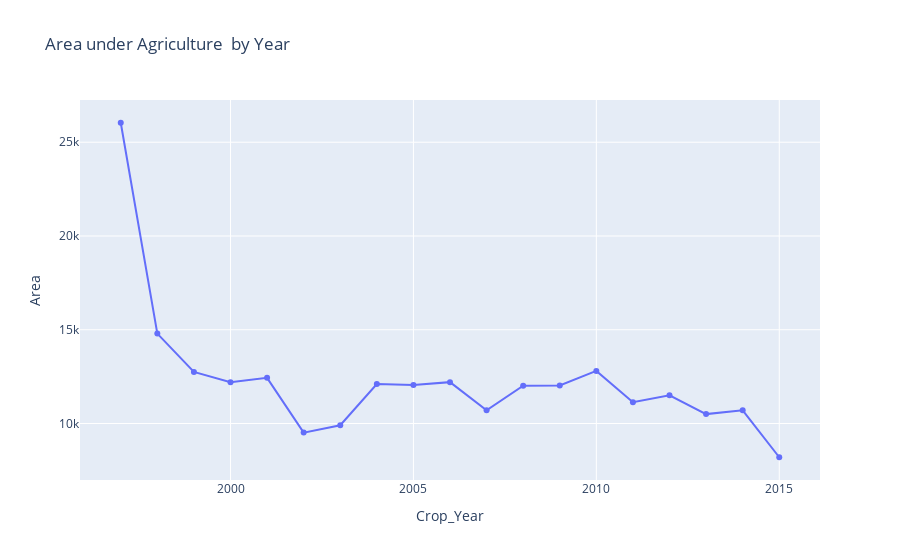

Notebook code for this chart:
### Markdown cell above
## Area Under Agriculture  Over the Years

### Code cell
temp = data.groupby(by='Crop_Year')['Area'].mean().reset_index()
px.line(temp, 'Crop_Year', 'Area', markers = True, title = 'Area under Agriculture  by Year')

### Figure 1 — Plotly figure (JSON) as saved in the notebook; plotly's stock layout.template omitted (floating-point values rounded to 4 significant figures)
{"data": [{"hovertemplate": "Crop_Year=%{x}<br>Area=%{y}<extra></extra>", "legendgroup": "", "line": {"color": "#636efa", "dash": "solid"}, "marker": {"symbol": "circle"}, "mode": "markers+lines", "name": "", "orientation": "v", "showlegend": false, "type": "scatter", "x": [1997, 1998, 1999, 2000, 2001, 2002, 2003, 2004, 2005, 2006, 2007, 2008, 2009, 2010, 2011, 2012, 2013, 2014, 2015], "xaxis": "x", "y": [26040.0, 14800.0, 12750.0, 12200.0, 12430.0, 9514.0, 9905.0, 12110.0, 12050.0, 12210.0, 10700.0, 12010.0, 12030.0, 12800.0, 11140.0, 11510.0, 10500.0, 10700.0, 8200.0], "yaxis": "y"}], "layout": {"legend": {"tracegroupgap": 0}, "title": {"text": "Area under Agriculture  by Year"}, "xaxis": {"anchor": "y", "domain": [0, 1], "title": {"text": "Crop_Year"}}, "yaxis": {"anchor": "x", "domain": [0, 1], "title": {"text": "Area"}}}}
